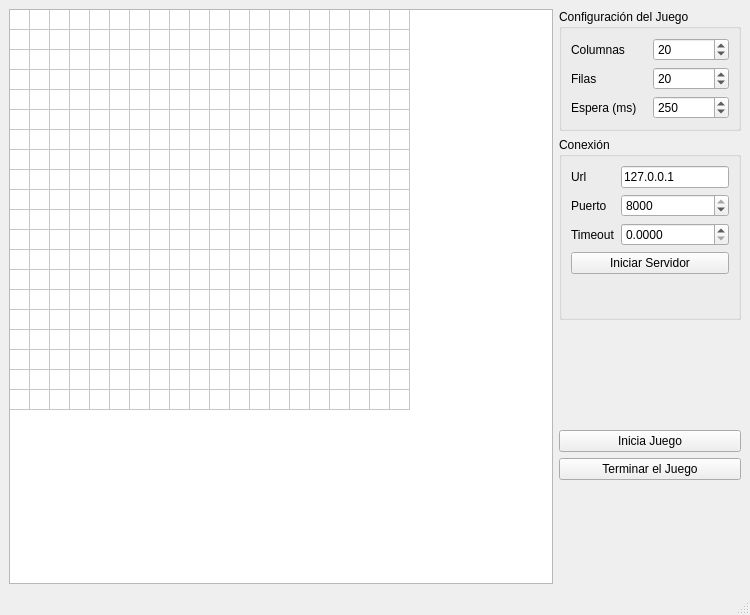
<?xml version="1.0" encoding="UTF-8"?>
<ui version="4.0">
 <class>MainWindow</class>
 <widget class="QMainWindow" name="MainWindow">
  <property name="geometry">
   <rect>
    <x>0</x>
    <y>0</y>
    <width>750</width>
    <height>615</height>
   </rect>
  </property>
  <property name="minimumSize">
   <size>
    <width>0</width>
    <height>0</height>
   </size>
  </property>
  <property name="windowTitle">
   <string>Servidor</string>
  </property>
  <widget class="QWidget" name="centralwidget">
   <layout class="QHBoxLayout" name="horizontalLayout">
    <item>
     <widget class="QTableWidget" name="Tabla">
      <property name="sizePolicy">
       <sizepolicy hsizetype="Expanding" vsizetype="Expanding">
        <horstretch>0</horstretch>
        <verstretch>0</verstretch>
       </sizepolicy>
      </property>
      <property name="verticalScrollBarPolicy">
       <enum>Qt::ScrollBarAlwaysOff</enum>
      </property>
      <property name="horizontalScrollBarPolicy">
       <enum>Qt::ScrollBarAlwaysOff</enum>
      </property>
      <property name="autoScroll">
       <bool>true</bool>
      </property>
      <property name="dragDropOverwriteMode">
       <bool>true</bool>
      </property>
      <property name="rowCount">
       <number>20</number>
      </property>
      <property name="columnCount">
       <number>20</number>
      </property>
      <attribute name="horizontalHeaderVisible">
       <bool>false</bool>
      </attribute>
      <attribute name="horizontalHeaderDefaultSectionSize">
       <number>20</number>
      </attribute>
      <attribute name="horizontalHeaderHighlightSections">
       <bool>false</bool>
      </attribute>
      <attribute name="horizontalHeaderMinimumSectionSize">
       <number>1</number>
      </attribute>
      <attribute name="verticalHeaderVisible">
       <bool>false</bool>
      </attribute>
      <attribute name="verticalHeaderDefaultSectionSize">
       <number>20</number>
      </attribute>
      <attribute name="verticalHeaderHighlightSections">
       <bool>false</bool>
      </attribute>
      <attribute name="verticalHeaderMinimumSectionSize">
       <number>1</number>
      </attribute>
      <row/>
      <row/>
      <row/>
      <row/>
      <row/>
      <row/>
      <row/>
      <row/>
      <row/>
      <row/>
      <row/>
      <row/>
      <row/>
      <row/>
      <row/>
      <row/>
      <row/>
      <row/>
      <row/>
      <row/>
      <column/>
      <column/>
      <column/>
      <column/>
      <column/>
      <column/>
      <column/>
      <column/>
      <column/>
      <column/>
      <column/>
      <column/>
      <column/>
      <column/>
      <column/>
      <column/>
      <column/>
      <column/>
      <column/>
      <column/>
     </widget>
    </item>
    <item>
     <layout class="QVBoxLayout" name="verticalLayout_2">
      <property name="sizeConstraint">
       <enum>QLayout::SetMinimumSize</enum>
      </property>
      <item>
       <widget class="QGroupBox" name="groupBox">
        <property name="sizePolicy">
         <sizepolicy hsizetype="Preferred" vsizetype="Maximum">
          <horstretch>0</horstretch>
          <verstretch>0</verstretch>
         </sizepolicy>
        </property>
        <property name="title">
         <string>Configuración del Juego</string>
        </property>
        <layout class="QGridLayout" name="gridLayout">
         <item row="0" column="0">
          <widget class="QLabel" name="label_3">
           <property name="text">
            <string>Columnas</string>
           </property>
          </widget>
         </item>
         <item row="1" column="0">
          <widget class="QLabel" name="label">
           <property name="text">
            <string>Filas</string>
           </property>
          </widget>
         </item>
         <item row="0" column="1">
          <widget class="QSpinBox" name="spinBox_2">
           <property name="minimum">
            <number>1</number>
           </property>
           <property name="maximum">
            <number>1000000000</number>
           </property>
           <property name="value">
            <number>20</number>
           </property>
          </widget>
         </item>
         <item row="1" column="1">
          <widget class="QSpinBox" name="spinBox_3">
           <property name="minimum">
            <number>1</number>
           </property>
           <property name="maximum">
            <number>1000000000</number>
           </property>
           <property name="value">
            <number>20</number>
           </property>
          </widget>
         </item>
         <item row="2" column="1">
          <widget class="QSpinBox" name="spinBox">
           <property name="maximum">
            <number>3000</number>
           </property>
           <property name="value">
            <number>250</number>
           </property>
          </widget>
         </item>
         <item row="2" column="0">
          <widget class="QLabel" name="label_2">
           <property name="text">
            <string>Espera (ms)</string>
           </property>
          </widget>
         </item>
        </layout>
       </widget>
      </item>
      <item>
       <widget class="QGroupBox" name="groupBox_2">
        <property name="sizePolicy">
         <sizepolicy hsizetype="Maximum" vsizetype="Maximum">
          <horstretch>0</horstretch>
          <verstretch>0</verstretch>
         </sizepolicy>
        </property>
        <property name="title">
         <string>Conexión</string>
        </property>
        <layout class="QGridLayout" name="gridLayout_2">
         <item row="0" column="0">
          <widget class="QLabel" name="label_6">
           <property name="text">
            <string>Url</string>
           </property>
          </widget>
         </item>
         <item row="0" column="1">
          <widget class="QLineEdit" name="lineEdit">
           <property name="text">
            <string>127.0.0.1</string>
           </property>
          </widget>
         </item>
         <item row="2" column="0">
          <widget class="QLabel" name="label_5">
           <property name="text">
            <string>Timeout</string>
           </property>
          </widget>
         </item>
         <item row="3" column="0" colspan="2">
          <widget class="QPushButton" name="pushButton">
           <property name="text">
            <string>Iniciar Servidor</string>
           </property>
          </widget>
          </item>
         <item row="2" column="1">
          <widget class="QDoubleSpinBox" name="time">
           <property name="decimals">
            <number>4</number>
           </property>
          </widget>
         </item>
         <item row="2" column="1">
          <widget class="QDoubleSpinBox" name="doubleSpinBox">
           <property name="decimals">
            <number>4</number>
           </property>
          </widget>
         </item>
         <item row="1" column="0">
          <widget class="QLabel" name="label_4">
           <property name="text">
            <string>Puerto</string>
           </property>
          </widget>
         </item>
         <item row="1" column="1">
          <widget class="QSpinBox" name="spinBox_4">
           <property name="maximum">
            <number>8000</number>
           </property>
           <property name="value">
            <number>8000</number>
           </property>
          </widget>
         </item>
         <item row="4" column="0" colspan="2">
          <widget class="QLabel" name="label_7">
           <property name="font">
            <font>
             <pointsize>18</pointsize>
             <weight>75</weight>
             <italic>true</italic>
             <bold>true</bold>
            </font>
           </property>
           <property name="text">
            <string/>
           </property>
          </widget>
         </item>
        </layout>
       </widget>
      </item>
      <item>
       <spacer name="verticalSpacer_2">
        <property name="orientation">
         <enum>Qt::Vertical</enum>
        </property>
        <property name="sizeType">
         <enum>QSizePolicy::MinimumExpanding</enum>
        </property>
        <property name="sizeHint" stdset="0">
         <size>
          <width>20</width>
          <height>40</height>
         </size>
        </property>
       </spacer>
      </item>
      <item>
       <widget class="QPushButton" name="pushButton_2">
        <property name="text">
         <string>Inicia Juego</string>
        </property>
       </widget>
      </item>
      <item>
       <widget class="QPushButton" name="pushButton_3">
        <property name="text">
         <string>Terminar el Juego</string>
        </property>
       </widget>
      </item>
      <item>
       <spacer name="verticalSpacer">
        <property name="orientation">
         <enum>Qt::Vertical</enum>
        </property>
        <property name="sizeType">
         <enum>QSizePolicy::MinimumExpanding</enum>
        </property>
        <property name="sizeHint" stdset="0">
         <size>
          <width>20</width>
          <height>40</height>
         </size>
        </property>
       </spacer>
      </item>
     </layout>
    </item>
   </layout>
  </widget>
  <widget class="QMenuBar" name="menubar">
   <property name="geometry">
    <rect>
     <x>0</x>
     <y>0</y>
     <width>750</width>
     <height>28</height>
    </rect>
   </property>
  </widget>
  <widget class="QStatusBar" name="statusbar"/>
 </widget>
 <resources/>
 <connections/>
</ui>
